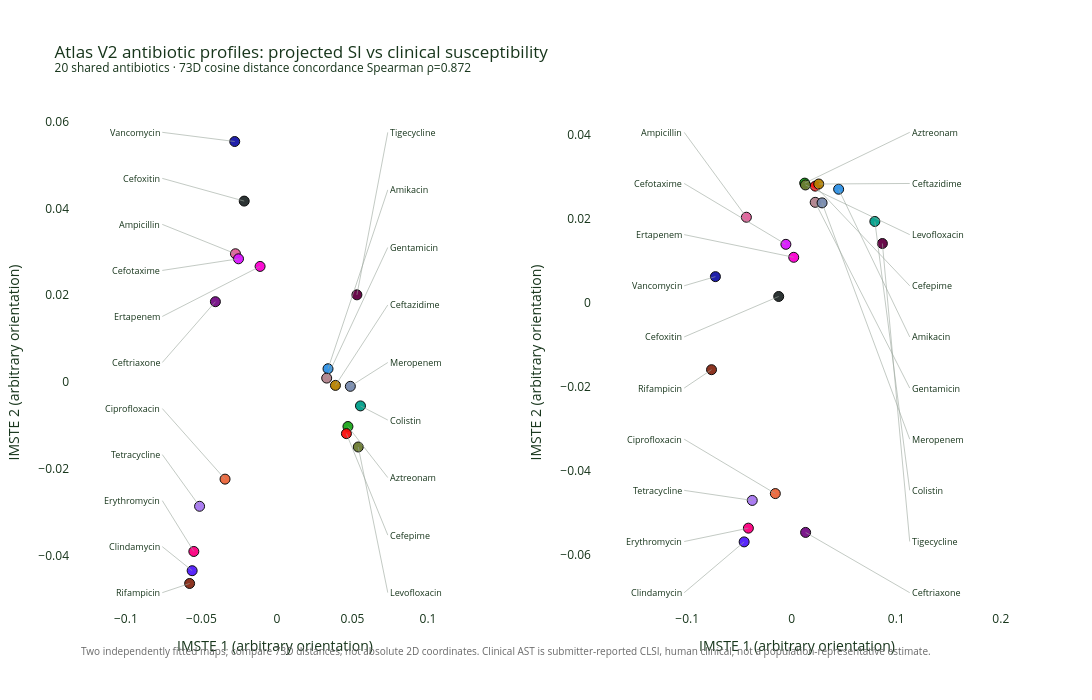

Notebook code for this chart:
### Markdown cell above
## Clinical AST and future-SI comparison

The two maps show the future-SI and clinical-susceptibility weighted profiles fitted separately. Their axes can rotate or reflect independently; compare original-space distances in the scatter above. The AST support table shows species and isolate counts for the shared comparison set.

### Code cell
import numpy as np
import plotly.express as px
import plotly.graph_objects as go
from plotly.subplots import make_subplots

comparison_n = len(comparison_antibiotics)
antibiotic_color_map = {
    antibiotic: px.colors.qualitative.Dark24[i % len(px.colors.qualitative.Dark24)]
    for i, antibiotic in enumerate(comparison_antibiotics)
}

display(comparison_coverage.sort_values("forecast_antibiotic"))
fig_compare=make_subplots(rows=1,cols=2,subplot_titles=("Future-SI weights (shared AST-supported species)","Clinical susceptibility weights (same species)",),horizontal_spacing=.12)
fig_compare.layout.annotations=[]
for col, df_map in [(1, si_map_common), (2, ast_map_common)]:
    support=ast_map_common
    custom=np.column_stack([
        df_map.antibiotic.to_numpy(), support.n_common_species.to_numpy(),support.n_total_isolates.to_numpy(),
        support.min_species_n.to_numpy(),support.effective_sample_size.to_numpy(),support.ast_centroid_radius_95_73d.to_numpy()
    ])
    marker_size = 10  # Same small marker size in both panels.
    marker_color = [antibiotic_color_map[antibiotic] for antibiotic in df_map.antibiotic]
    fig_compare.add_trace(go.Scatter(
        x=df_map.x,y=df_map.y,mode="markers",
        marker={"size":marker_size,"color":marker_color,
                "line":{"color":"black","width":1},"opacity":.95},
        customdata=custom,
        hovertemplate=(
            "<b>%{customdata[0]}</b><br>Common species: %{customdata[1]}<br>Unique clinical CLSI isolates: %{customdata[2]}<br>"
            "Minimum isolates/species-drug: %{customdata[3]}<br>AST effective sample size: %{customdata[4]:.2f}<br>"
            "AST 95th pct bootstrap centroid radius (73D): %{customdata[5]:.3f}<extra></extra>"),
        name="Future SI" if col==1 else "Clinical AST",showlegend=False
    ),row=1,col=col)
    # Split labels into outer columns at each panel's horizontal midpoint.
    span=max(float(df_map.x.max()-df_map.x.min()),1e-3)
    yspan=max(float(df_map.y.max()-df_map.y.min()),1e-3)
    x_mid=float((df_map.x.min()+df_map.x.max())/2)
    left_x=float(df_map.x.min()-0.16*span)
    right_x=float(df_map.x.max()+0.16*span)
    x_axis_low=float(df_map.x.min()-0.70*span)
    x_axis_high=float(df_map.x.max()+0.70*span)
    y_axis_span=max(1.12*yspan,0.72*span)
    y_axis_mid=float((df_map.y.min()+df_map.y.max())/2)
    y_axis_low=y_axis_mid-y_axis_span/2
    y_axis_high=y_axis_mid+y_axis_span/2
    label_inset=0.035*y_axis_span
    xref, yref = ("x", "y") if col == 1 else ("x2", "y2")
    for is_left, column_x in ((True,left_x),(False,right_x)):
        rows=df_map.loc[df_map.x.le(x_mid) if is_left else df_map.x.gt(x_mid)].sort_values("y",ascending=False)
        label_ys=np.linspace(y_axis_high-label_inset,y_axis_low+label_inset,len(rows)) if len(rows) else []
        for row,label_y in zip(rows.itertuples(index=False),label_ys):
            fig_compare.add_shape(
                type="line",x0=float(row.x),y0=float(row.y),x1=column_x,y1=float(label_y),
                xref=xref,yref=yref,line={"color":"#9aa79d","width":.6}
            )
            fig_compare.add_annotation(
                x=column_x,y=float(label_y),xref=xref,yref=yref,
                text=str(row.antibiotic),showarrow=False,
                font={"size":9,"color":"#17351b"},
                xanchor="right" if is_left else "left",yanchor="middle",
                bgcolor="rgba(255,255,255,0.9)",borderpad=1,
                align="right" if is_left else "left"
            )
    fig_compare.update_xaxes(range=[x_axis_low,x_axis_high],row=1,col=col)
    fig_compare.update_yaxes(range=[y_axis_low,y_axis_high],row=1,col=col)
fig_compare.update_xaxes(title_text="IMSTE 1 (arbitrary orientation)",showgrid=False,zeroline=False)
fig_compare.update_yaxes(title_text="IMSTE 2 (arbitrary orientation)",showgrid=False,zeroline=False)
fig_compare.update_layout(
    title=f"Atlas V2 antibiotic profiles: projected SI vs clinical susceptibility<br><sup>{comparison_n} shared antibiotics · 73D cosine distance concordance Spearman ρ={rank_corr:.3f}</sup>",
    width=1900,height=700,plot_bgcolor="white",paper_bgcolor="white",hovermode="closest",dragmode="zoom",
    margin={"l":70,"r":90,"t":115,"b":90},font={"color":"#17351b"},
)
fig_compare.add_annotation(text="Two independently fitted maps; compare 73D distances, not absolute 2D coordinates. Clinical AST is submitter-reported CLSI, human clinical; not a population-representative estimate.",xref="paper",yref="paper",x=.01,y=-.10,showarrow=False,xanchor="left",font={"size":10,"color":"dimgray"})
fig_compare.show()
AST_HTML_PATH=AST_DATA_DIR / "clinical_ast_vs_future_si_imste.html"
fig_compare.write_html(AST_HTML_PATH,include_plotlyjs=True,full_html=True)
AST_PNG_PATH=AST_DATA_DIR / "clinical_ast_vs_future_si_imste.png"
fig_compare.write_image(AST_PNG_PATH,width=1900,height=700,scale=1.25)
print(f"Interactive comparison saved: {AST_HTML_PATH}")
print(f"Static preview saved: {AST_PNG_PATH}")

### Figure 1 — Plotly figure (JSON) as saved in the notebook; plotly's stock layout.template omitted (floating-point values rounded to 4 significant figures)
{"data": [{"customdata": [["Amikacin", 4, 4365, 481, 3.825, 0.07028], ["Ampicillin", 3, 3654, 34, 2.051, 0.608], ["Aztreonam", 3, 2740, 186, 1.813, 0.3228], ["Cefepime", 3, 3682, 129, 2.632, 0.2321], ["Cefotaxime", 2, 266, 57, 1.508, 0.797], ["Cefoxitin", 3, 1516, 347, 2.82, 0.1115], ["Ceftazidime", 4, 4303, 404, 3.039, 0.1412], ["Ceftriaxone", 3, 4209, 679, 2.327, 0.1169], ["Ciprofloxacin", 10, 6699, 26, 8.129, 0.2321], ["Clindamycin", 4, 1082, 28, 2.928, 0.1176], ["Colistin", 3, 236, 32, 2.965, 0.2496], ["Ertapenem", 2, 3649, 520, 1.888, 0.08752], ["Erythromycin", 6, 1513, 24, 4.813, 0.1958], ["Gentamicin", 5, 5121, 446, 4.004, 0.1007], ["Levofloxacin", 3, 4096, 420, 2.719, 0.1368], ["Meropenem", 4, 3958, 248, 3.502, 0.1329], ["Rifampicin", 2, 2055, 911, 2.0, 0.008242], ["Tetracycline", 9, 4403, 26, 6.429, 0.2874], ["Tigecycline", 2, 315, 125, 2.0, 0.06328], ["Vancomycin", 3, 781, 38, 2.641, 0.1544]], "hovertemplate": "<b>%{customdata[0]}</b><br>Common species: %{customdata[1]}<br>Unique clinical CLSI isolates: %{customdata[2]}<br>Minimum isolates/species-drug: %{customdata[3]}<br>AST effective sample size: %{customdata[4]:.2f}<br>AST 95th pct bootstrap centroid radius (73D): %{customdata[5]:.3f}<extra></extra>", "marker": {"color": ["#2E91E5", "#E15F99", "#1CA71C", "#FB0D0D", "#DA16FF", "#222A2A", "#B68100", "#750D86", "#EB663B", "#511CFB", "#00A08B", "#FB00D1", "#FC0080", "#B2828D", "#6C7C32", "#778AAE", "#862A16", "#A777F1", "#620042", "#1616A7"], "line": {"color": "black", "width": 1}, "opacity": 0.95, "size": 10}, "mode": "markers", "name": "Future SI", "showlegend": false, "type": "scatter", "x": [0.03381, -0.02747, 0.04699, 0.04598, -0.02545, -0.02168, 0.03872, -0.04075, -0.03436, -0.05614, 0.05529, -0.01116, -0.05503, 0.03292, 0.05383, 0.04857, -0.05782, -0.05122, 0.05293, -0.02795], "xaxis": "x", "y": [0.003063, 0.02956, -0.01025, -0.01189, 0.0284, 0.04169, -0.0007723, 0.01851, -0.02237, -0.04347, -0.005498, 0.02664, -0.03904, 0.0009101, -0.01496, -0.0009887, -0.04642, -0.02863, 0.0201, 0.05542], "yaxis": "y"}, {"customdata": [["Amikacin", 4, 4365, 481, 3.825, 0.07028], ["Ampicillin", 3, 3654, 34, 2.051, 0.608], ["Aztreonam", 3, 2740, 186, 1.813, 0.3228], ["Cefepime", 3, 3682, 129, 2.632, 0.2321], ["Cefotaxime", 2, 266, 57, 1.508, 0.797], ["Cefoxitin", 3, 1516, 347, 2.82, 0.1115], ["Ceftazidime", 4, 4303, 404, 3.039, 0.1412], ["Ceftriaxone", 3, 4209, 679, 2.327, 0.1169], ["Ciprofloxacin", 10, 6699, 26, 8.129, 0.2321], ["Clindamycin", 4, 1082, 28, 2.928, 0.1176], ["Colistin", 3, 236, 32, 2.965, 0.2496], ["Ertapenem", 2, 3649, 520, 1.888, 0.08752], ["Erythromycin", 6, 1513, 24, 4.813, 0.1958], ["Gentamicin", 5, 5121, 446, 4.004, 0.1007], ["Levofloxacin", 3, 4096, 420, 2.719, 0.1368], ["Meropenem", 4, 3958, 248, 3.502, 0.1329], ["Rifampicin", 2, 2055, 911, 2.0, 0.008242], ["Tetracycline", 9, 4403, 26, 6.429, 0.2874], ["Tigecycline", 2, 315, 125, 2.0, 0.06328], ["Vancomycin", 3, 781, 38, 2.641, 0.1544]], "hovertemplate": "<b>%{customdata[0]}</b><br>Common species: %{customdata[1]}<br>Unique clinical CLSI isolates: %{customdata[2]}<br>Minimum isolates/species-drug: %{customdata[3]}<br>AST effective sample size: %{customdata[4]:.2f}<br>AST 95th pct bootstrap centroid radius (73D): %{customdata[5]:.3f}<extra></extra>", "marker": {"color": ["#2E91E5", "#E15F99", "#1CA71C", "#FB0D0D", "#DA16FF", "#222A2A", "#B68100", "#750D86", "#EB663B", "#511CFB", "#00A08B", "#FB00D1", "#FC0080", "#B2828D", "#6C7C32", "#778AAE", "#862A16", "#A777F1", "#620042", "#1616A7"], "line": {"color": "black", "width": 1}, "opacity": 0.95, "size": 10}, "mode": "markers", "name": "Clinical AST", "showlegend": false, "type": "scatter", "x": [0.04487, -0.04339, 0.01242, 0.02252, -0.005588, -0.01247, 0.02584, 0.01329, -0.0157, -0.04552, 0.07952, 0.001898, -0.04147, 0.02244, 0.01312, 0.02902, -0.07674, -0.03778, 0.08674, -0.07302], "xaxis": "x2", "y": [0.02701, 0.02034, 0.02846, 0.02774, 0.0139, 0.001499, 0.02824, -0.0546, -0.04537, -0.05685, 0.01934, 0.01081, -0.05359, 0.02389, 0.02802, 0.02376, -0.01591, -0.047, 0.01409, 0.00622], "yaxis": "y2"}], "layout": {"annotations": [{"align": "right", "bgcolor": "rgba(255,255,255,0.9)", "borderpad": 1, "font": {"color": "#17351b", "size": 9}, "showarrow": false, "text": "Vancomycin", "x": -0.07592, "xanchor": "right", "xref": "x", "y": 0.05754, "yanchor": "middle", "yref": "y"}, {"align": "right", "bgcolor": "rgba(255,255,255,0.9)", "borderpad": 1, "font": {"color": "#17351b", "size": 9}, "showarrow": false, "text": "Cefoxitin", "x": -0.07592, "xanchor": "right", "xref": "x", "y": 0.04693, "yanchor": "middle", "yref": "y"}, {"align": "right", "bgcolor": "rgba(255,255,255,0.9)", "borderpad": 1, "font": {"color": "#17351b", "size": 9}, "showarrow": false, "text": "Ampicillin", "x": -0.07592, "xanchor": "right", "xref": "x", "y": 0.03633, "yanchor": "middle", "yref": "y"}, {"align": "right", "bgcolor": "rgba(255,255,255,0.9)", "borderpad": 1, "font": {"color": "#17351b", "size": 9}, "showarrow": false, "text": "Cefotaxime", "x": -0.07592, "xanchor": "right", "xref": "x", "y": 0.02572, "yanchor": "middle", "yref": "y"}, {"align": "right", "bgcolor": "rgba(255,255,255,0.9)", "borderpad": 1, "font": {"color": "#17351b", "size": 9}, "showarrow": false, "text": "Ertapenem", "x": -0.07592, "xanchor": "right", "xref": "x", "y": 0.01511, "yanchor": "middle", "yref": "y"}, {"align": "right", "bgcolor": "rgba(255,255,255,0.9)", "borderpad": 1, "font": {"color": "#17351b", "size": 9}, "showarrow": false, "text": "Ceftriaxone", "x": -0.07592, "xanchor": "right", "xref": "x", "y": 0.004503, "yanchor": "middle", "yref": "y"}, {"align": "right", "bgcolor": "rgba(255,255,255,0.9)", "borderpad": 1, "font": {"color": "#17351b", "size": 9}, "showarrow": false, "text": "Ciprofloxacin", "x": -0.07592, "xanchor": "right", "xref": "x", "y": -0.006105, "yanchor": "middle", "yref": "y"}, {"align": "right", "bgcolor": "rgba(255,255,255,0.9)", "borderpad": 1, "font": {"color": "#17351b", "size": 9}, "showarrow": false, "text": "Tetracycline", "x": -0.07592, "xanchor": "right", "xref": "x", "y": -0.01671, "yanchor": "middle", "yref": "y"}, {"align": "right", "bgcolor": "rgba(255,255,255,0.9)", "borderpad": 1, "font": {"color": "#17351b", "size": 9}, "showarrow": false, "text": "Erythromycin", "x": -0.07592, "xanchor": "right", "xref": "x", "y": -0.02732, "yanchor": "middle", "yref": "y"}, {"align": "right", "bgcolor": "rgba(255,255,255,0.9)", "borderpad": 1, "font": {"color": "#17351b", "size": 9}, "showarrow": false, "text": "Clindamycin", "x": -0.07592, "xanchor": "right", "xref": "x", "y": -0.03793, "yanchor": "middle", "yref": "y"}, {"align": "right", "bgcolor": "rgba(255,255,255,0.9)", "borderpad": 1, "font": {"color": "#17351b", "size": 9}, "showarrow": false, "text": "Rifampicin", "x": -0.07592, "xanchor": "right", "xref": "x", "y": -0.04854, "yanchor": "middle", "yref": "y"}, {"align": "left", "bgcolor": "rgba(255,255,255,0.9)", "borderpad": 1, "font": {"color": "#17351b", "size": 9}, "showarrow": false, "text": "Tigecycline", "x": 0.07338, "xanchor": "left", "xref": "x", "y": 0.05754, "yanchor": "middle", "yref": "y"}, {"align": "left", "bgcolor": "rgba(255,255,255,0.9)", "borderpad": 1, "font": {"color": "#17351b", "size": 9}, "showarrow": false, "text": "Amikacin", "x": 0.07338, "xanchor": "left", "xref": "x", "y": 0.04428, "yanchor": "middle", "yref": "y"}, {"align": "left", "bgcolor": "rgba(255,255,255,0.9)", "borderpad": 1, "font": {"color": "#17351b", "size": 9}, "showarrow": false, "text": "Gentamicin", "x": 0.07338, "xanchor": "left", "xref": "x", "y": 0.03102, "yanchor": "middle", "yref": "y"}, {"align": "left", "bgcolor": "rgba(255,255,255,0.9)", "borderpad": 1, "font": {"color": "#17351b", "size": 9}, "showarrow": false, "text": "Ceftazidime", "x": 0.07338, "xanchor": "left", "xref": "x", "y": 0.01776, "yanchor": "middle", "yref": "y"}, {"align": "left", "bgcolor": "rgba(255,255,255,0.9)", "borderpad": 1, "font": {"color": "#17351b", "size": 9}, "showarrow": false, "text": "Meropenem", "x": 0.07338, "xanchor": "left", "xref": "x", "y": 0.004503, "yanchor": "middle", "yref": "y"}, {"align": "left", "bgcolor": "rgba(255,255,255,0.9)", "borderpad": 1, "font": {"color": "#17351b", "size": 9}, "showarrow": false, "text": "Colistin", "x": 0.07338, "xanchor": "left", "xref": "x", "y": -0.008757, "yanchor": "middle", "yref": "y"}, {"align": "left", "bgcolor": "rgba(255,255,255,0.9)", "borderpad": 1, "font": {"color": "#17351b", "size": 9}, "showarrow": false, "text": "Aztreonam", "x": 0.07338, "xanchor": "left", "xref": "x", "y": -0.02202, "yanchor": "middle", "yref": "y"}, {"align": "left", "bgcolor": "rgba(255,255,255,0.9)", "borderpad": 1, "font": {"color": "#17351b", "size": 9}, "showarrow": false, "text": "Cefepime", "x": 0.07338, "xanchor": "left", "xref": "x", "y": -0.03528, "yanchor": "middle", "yref": "y"}, {"align": "left", "bgcolor": "rgba(255,255,255,0.9)", "borderpad": 1, "font": {"color": "#17351b", "size": 9}, "showarrow": false, "text": "Levofloxacin", "x": 0.07338, "xanchor": "left", "xref": "x", "y": -0.04854, "yanchor": "middle", "yref": "y"}, {"align": "right", "bgcolor": "rgba(255,255,255,0.9)", "borderpad": 1, "font": {"color": "#17351b", "size": 9}, "showarrow": false, "text": "Ampicillin", "x": -0.1029, "xanchor": "right", "xref": "x2", "y": 0.04053, "yanchor": "middle", "yref": "y2"}, {"align": "right", "bgcolor": "rgba(255,255,255,0.9)", "borderpad": 1, "font": {"color": "#17351b", "size": 9}, "showarrow": false, "text": "Cefotaxime", "x": -0.1029, "xanchor": "right", "xref": "x2", "y": 0.02837, "yanchor": "middle", "yref": "y2"}, {"align": "right", "bgcolor": "rgba(255,255,255,0.9)", "borderpad": 1, "font": {"color": "#17351b", "size": 9}, "showarrow": false, "text": "Ertapenem", "x": -0.1029, "xanchor": "right", "xref": "x2", "y": 0.01621, "yanchor": "middle", "yref": "y2"}, {"align": "right", "bgcolor": "rgba(255,255,255,0.9)", "borderpad": 1, "font": {"color": "#17351b", "size": 9}, "showarrow": false, "text": "Vancomycin", "x": -0.1029, "xanchor": "right", "xref": "x2", "y": 0.004045, "yanchor": "middle", "yref": "y2"}, {"align": "right", "bgcolor": "rgba(255,255,255,0.9)", "borderpad": 1, "font": {"color": "#17351b", "size": 9}, "showarrow": false, "text": "Cefoxitin", "x": -0.1029, "xanchor": "right", "xref": "x2", "y": -0.008117, "yanchor": "middle", "yref": "y2"}, {"align": "right", "bgcolor": "rgba(255,255,255,0.9)", "borderpad": 1, "font": {"color": "#17351b", "size": 9}, "showarrow": false, "text": "Rifampicin", "x": -0.1029, "xanchor": "right", "xref": "x2", "y": -0.02028, "yanchor": "middle", "yref": "y2"}, {"align": "right", "bgcolor": "rgba(255,255,255,0.9)", "borderpad": 1, "font": {"color": "#17351b", "size": 9}, "showarrow": false, "text": "Ciprofloxacin", "x": -0.1029, "xanchor": "right", "xref": "x2", "y": -0.03244, "yanchor": "middle", "yref": "y2"}, {"align": "right", "bgcolor": "rgba(255,255,255,0.9)", "borderpad": 1, "font": {"color": "#17351b", "size": 9}, "showarrow": false, "text": "Tetracycline", "x": -0.1029, "xanchor": "right", "xref": "x2", "y": -0.04461, "yanchor": "middle", "yref": "y2"}, {"align": "right", "bgcolor": "rgba(255,255,255,0.9)", "borderpad": 1, "font": {"color": "#17351b", "size": 9}, "showarrow": false, "text": "Erythromycin", "x": -0.1029, "xanchor": "right", "xref": "x2", "y": -0.05677, "yanchor": "middle", "yref": "y2"}, {"align": "right", "bgcolor": "rgba(255,255,255,0.9)", "borderpad": 1, "font": {"color": "#17351b", "size": 9}, "showarrow": false, "text": "Clindamycin", "x": -0.1029, "xanchor": "right", "xref": "x2", "y": -0.06893, "yanchor": "middle", "yref": "y2"}, {"align": "left", "bgcolor": "rgba(255,255,255,0.9)", "borderpad": 1, "font": {"color": "#17351b", "size": 9}, "showarrow": false, "text": "Aztreonam", "x": 0.1129, "xanchor": "left", "xref": "x2", "y": 0.04053, "yanchor": "middle", "yref": "y2"}, {"align": "left", "bgcolor": "rgba(255,255,255,0.9)", "borderpad": 1, "font": {"color": "#17351b", "size": 9}, "showarrow": false, "text": "Ceftazidime", "x": 0.1129, "xanchor": "left", "xref": "x2", "y": 0.02837, "yanchor": "middle", "yref": "y2"}, {"align": "left", "bgcolor": "rgba(255,255,255,0.9)", "borderpad": 1, "font": {"color": "#17351b", "size": 9}, "showarrow": false, "text": "Levofloxacin", "x": 0.1129, "xanchor": "left", "xref": "x2", "y": 0.01621, "yanchor": "middle", "yref": "y2"}, {"align": "left", "bgcolor": "rgba(255,255,255,0.9)", "borderpad": 1, "font": {"color": "#17351b", "size": 9}, "showarrow": false, "text": "Cefepime", "x": 0.1129, "xanchor": "left", "xref": "x2", "y": 0.004045, "yanchor": "middle", "yref": "y2"}, {"align": "left", "bgcolor": "rgba(255,255,255,0.9)", "borderpad": 1, "font": {"color": "#17351b", "size": 9}, "showarrow": false, "text": "Amikacin", "x": 0.1129, "xanchor": "left", "xref": "x2", "y": -0.008117, "yanchor": "middle", "yref": "y2"}, {"align": "left", "bgcolor": "rgba(255,255,255,0.9)", "borderpad": 1, "font": {"color": "#17351b", "size": 9}, "showarrow": false, "text": "Gentamicin", "x": 0.1129, "xanchor": "left", "xref": "x2", "y": -0.02028, "yanchor": "middle", "yref": "y2"}, {"align": "left", "bgcolor": "rgba(255,255,255,0.9)", "borderpad": 1, "font": {"color": "#17351b", "size": 9}, "showarrow": false, "text": "Meropenem", "x": 0.1129, "xanchor": "left", "xref": "x2", "y": -0.03244, "yanchor": "middle", "yref": "y2"}, {"align": "left", "bgcolor": "rgba(255,255,255,0.9)", "borderpad": 1, "font": {"color": "#17351b", "size": 9}, "showarrow": false, "text": "Colistin", "x": 0.1129, "xanchor": "left", "xref": "x2", "y": -0.04461, "yanchor": "middle", "yref": "y2"}, {"align": "left", "bgcolor": "rgba(255,255,255,0.9)", "borderpad": 1, "font": {"color": "#17351b", "size": 9}, "showarrow": false, "text": "Tigecycline", "x": 0.1129, "xanchor": "left", "xref": "x2", "y": -0.05677, "yanchor": "middle", "yref": "y2"}, {"align": "left", "bgcolor": "rgba(255,255,255,0.9)", "borderpad": 1, "font": {"color": "#17351b", "size": 9}, "showarrow": false, "text": "Ceftriaxone", "x": 0.1129, "xanchor": "left", "xref": "x2", "y": -0.06893, "yanchor": "middle", "yref": "y2"}, {"font": {"color": "dimgray", "size": 10}, "showarrow": false, "text": "Two independently fitted maps; compare 73D distances, not absolute 2D coordinates. Clinical AST is submitter-reported CLSI, human clinical; not a population-representative estimate.", "x": 0.01, "xanchor": "left", "xref": "paper", "y": -0.1, "yref": "paper"}], "dragmode": "zoom", "font": {"color": "#17351b"}, "height": 700, "hovermode": "closest", "margin": {"b": 90, "l": 70, "r": 90, "t": 115}, "paper_bgcolor": "white", "plot_bgcolor": "white", "shapes": [{"line": {"color": "#9aa79d", "width": 0.6}, "type": "line", "x0": -0.02795, "x1": -0.07592, "xref": "x", "y0": 0.05542, "y1": 0.05754, "yref": "y"}, {"line": {"color": "#9aa79d", "width": 0.6}, "type": "line", "x0": -0.02168, "x1": -0.07592, "xref": "x", "y0": 0.04169, "y1": 0.04693, "yref": "y"}, {"line": {"color": "#9aa79d", "width": 0.6}, "type": "line", "x0": -0.02747, "x1": -0.07592, "xref": "x", "y0": 0.02956, "y1": 0.03633, "yref": "y"}, {"line": {"color": "#9aa79d", "width": 0.6}, "type": "line", "x0": -0.02545, "x1": -0.07592, "xref": "x", "y0": 0.0284, "y1": 0.02572, "yref": "y"}, {"line": {"color": "#9aa79d", "width": 0.6}, "type": "line", "x0": -0.01116, "x1": -0.07592, "xref": "x", "y0": 0.02664, "y1": 0.01511, "yref": "y"}, {"line": {"color": "#9aa79d", "width": 0.6}, "type": "line", "x0": -0.04075, "x1": -0.07592, "xref": "x", "y0": 0.01851, "y1": 0.004503, "yref": "y"}, {"line": {"color": "#9aa79d", "width": 0.6}, "type": "line", "x0": -0.03436, "x1": -0.07592, "xref": "x", "y0": -0.02237, "y1": -0.006105, "yref": "y"}, {"line": {"color": "#9aa79d", "width": 0.6}, "type": "line", "x0": -0.05122, "x1": -0.07592, "xref": "x", "y0": -0.02863, "y1": -0.01671, "yref": "y"}, {"line": {"color": "#9aa79d", "width": 0.6}, "type": "line", "x0": -0.05503, "x1": -0.07592, "xref": "x", "y0": -0.03904, "y1": -0.02732, "yref": "y"}, {"line": {"color": "#9aa79d", "width": 0.6}, "type": "line", "x0": -0.05614, "x1": -0.07592, "xref": "x", "y0": -0.04347, "y1": -0.03793, "yref": "y"}, {"line": {"color": "#9aa79d", "width": 0.6}, "type": "line", "x0": -0.05782, "x1": -0.07592, "xref": "x", "y0": -0.04642, "y1": -0.04854, "yref": "y"}, {"line": {"color": "#9aa79d", "width": 0.6}, "type": "line", "x0": 0.05293, "x1": 0.07338, "xref": "x", "y0": 0.0201, "y1": 0.05754, "yref": "y"}, {"line": {"color": "#9aa79d", "width": 0.6}, "type": "line", "x0": 0.03381, "x1": 0.07338, "xref": "x", "y0": 0.003063, "y1": 0.04428, "yref": "y"}, {"line": {"color": "#9aa79d", "width": 0.6}, "type": "line", "x0": 0.03292, "x1": 0.07338, "xref": "x", "y0": 0.0009101, "y1": 0.03102, "yref": "y"}, {"line": {"color": "#9aa79d", "width": 0.6}, "type": "line", "x0": 0.03872, "x1": 0.07338, "xref": "x", "y0": -0.0007723, "y1": 0.01776, "yref": "y"}, {"line": {"color": "#9aa79d", "width": 0.6}, "type": "line", "x0": 0.04857, "x1": 0.07338, "xref": "x", "y0": -0.0009887, "y1": 0.004503, "yref": "y"}, {"line": {"color": "#9aa79d", "width": 0.6}, "type": "line", "x0": 0.05529, "x1": 0.07338, "xref": "x", "y0": -0.005498, "y1": -0.008757, "yref": "y"}, {"line": {"color": "#9aa79d", "width": 0.6}, "type": "line", "x0": 0.04699, "x1": 0.07338, "xref": "x", "y0": -0.01025, "y1": -0.02202, "yref": "y"}, {"line": {"color": "#9aa79d", "width": 0.6}, "type": "line", "x0": 0.04598, "x1": 0.07338, "xref": "x", "y0": -0.01189, "y1": -0.03528, "yref": "y"}, {"line": {"color": "#9aa79d", "width": 0.6}, "type": "line", "x0": 0.05383, "x1": 0.07338, "xref": "x", "y0": -0.01496, "y1": -0.04854, "yref": "y"}, {"line": {"color": "#9aa79d", "width": 0.6}, "type": "line", "x0": -0.04339, "x1": -0.1029, "xref": "x2", "y0": 0.02034, "y1": 0.04053, "yref": "y2"}, {"line": {"color": "#9aa79d", "width": 0.6}, "type": "line", "x0": -0.005588, "x1": -0.1029, "xref": "x2", "y0": 0.0139, "y1": 0.02837, "yref": "y2"}, {"line": {"color": "#9aa79d", "width": 0.6}, "type": "line", "x0": 0.001898, "x1": -0.1029, "xref": "x2", "y0": 0.01081, "y1": 0.01621, "yref": "y2"}, {"line": {"color": "#9aa79d", "width": 0.6}, "type": "line", "x0": -0.07302, "x1": -0.1029, "xref": "x2", "y0": 0.00622, "y1": 0.004045, "yref": "y2"}, {"line": {"color": "#9aa79d", "width": 0.6}, "type": "line", "x0": -0.01247, "x1": -0.1029, "xref": "x2", "y0": 0.001499, "y1": -0.008117, "yref": "y2"}, {"line": {"color": "#9aa79d", "width": 0.6}, "type": "line", "x0": -0.07674, "x1": -0.1029, "xref": "x2", "y0": -0.01591, "y1": -0.02028, "yref": "y2"}, {"line": {"color": "#9aa79d", "width": 0.6}, "type": "line", "x0": -0.0157, "x1": -0.1029, "xref": "x2", "y0": -0.04537, "y1": -0.03244, "yref": "y2"}, {"line": {"color": "#9aa79d", "width": 0.6}, "type": "line", "x0": -0.03778, "x1": -0.1029, "xref": "x2", "y0": -0.047, "y1": -0.04461, "yref": "y2"}, {"line": {"color": "#9aa79d", "width": 0.6}, "type": "line", "x0": -0.04147, "x1": -0.1029, "xref": "x2", "y0": -0.05359, "y1": -0.05677, "yref": "y2"}, {"line": {"color": "#9aa79d", "width": 0.6}, "type": "line", "x0": -0.04552, "x1": -0.1029, "xref": "x2", "y0": -0.05685, "y1": -0.06893, "yref": "y2"}, {"line": {"color": "#9aa79d", "width": 0.6}, "type": "line", "x0": 0.01242, "x1": 0.1129, "xref": "x2", "y0": 0.02846, "y1": 0.04053, "yref": "y2"}, {"line": {"color": "#9aa79d", "width": 0.6}, "type": "line", "x0": 0.02584, "x1": 0.1129, "xref": "x2", "y0": 0.02824, "y1": 0.02837, "yref": "y2"}, {"line": {"color": "#9aa79d", "width": 0.6}, "type": "line", "x0": 0.01312, "x1": 0.1129, "xref": "x2", "y0": 0.02802, "y1": 0.01621, "yref": "y2"}, {"line": {"color": "#9aa79d", "width": 0.6}, "type": "line", "x0": 0.02252, "x1": 0.1129, "xref": "x2", "y0": 0.02774, "y1": 0.004045, "yref": "y2"}, {"line": {"color": "#9aa79d", "width": 0.6}, "type": "line", "x0": 0.04487, "x1": 0.1129, "xref": "x2", "y0": 0.02701, "y1": -0.008117, "yref": "y2"}, {"line": {"color": "#9aa79d", "width": 0.6}, "type": "line", "x0": 0.02244, "x1": 0.1129, "xref": "x2", "y0": 0.02389, "y1": -0.02028, "yref": "y2"}, {"line": {"color": "#9aa79d", "width": 0.6}, "type": "line", "x0": 0.02902, "x1": 0.1129, "xref": "x2", "y0": 0.02376, "y1": -0.03244, "yref": "y2"}, {"line": {"color": "#9aa79d", "width": 0.6}, "type": "line", "x0": 0.07952, "x1": 0.1129, "xref": "x2", "y0": 0.01934, "y1": -0.04461, "yref": "y2"}, {"line": {"color": "#9aa79d", "width": 0.6}, "type": "line", "x0": 0.08674, "x1": 0.1129, "xref": "x2", "y0": 0.01409, "y1": -0.05677, "yref": "y2"}, {"line": {"color": "#9aa79d", "width": 0.6}, "type": "line", "x0": 0.01329, "x1": 0.1129, "xref": "x2", "y0": -0.0546, "y1": -0.06893, "yref": "y2"}], "title": {"text": "Atlas V2 antibiotic profiles: projected SI vs clinical susceptibility<br><sup>20 shared antibiotics · 73D cosine distance concordance Spearman ρ=0.872</sup>"}, "width": 1900, "xaxis": {"anchor": "y", "domain": [0, 0.44], "range": [-0.137, 0.1345], "showgrid": false, "title": {"text": "IMSTE 1 (arbitrary orientation)"}, "zeroline": false}, "xaxis2": {"anchor": "y2", "domain": [0.56, 1], "range": [-0.1912, 0.2012], "showgrid": false, "title": {"text": "IMSTE 1 (arbitrary orientation)"}, "zeroline": false}, "yaxis": {"anchor": "x", "domain": [0, 1], "range": [-0.05253, 0.06153], "showgrid": false, "title": {"text": "IMSTE 2 (arbitrary orientation)"}, "zeroline": false}, "yaxis2": {"anchor": "x2", "domain": [0, 1], "range": [-0.07305, 0.04465], "showgrid": false, "title": {"text": "IMSTE 2 (arbitrary orientation)"}, "zeroline": false}}}
